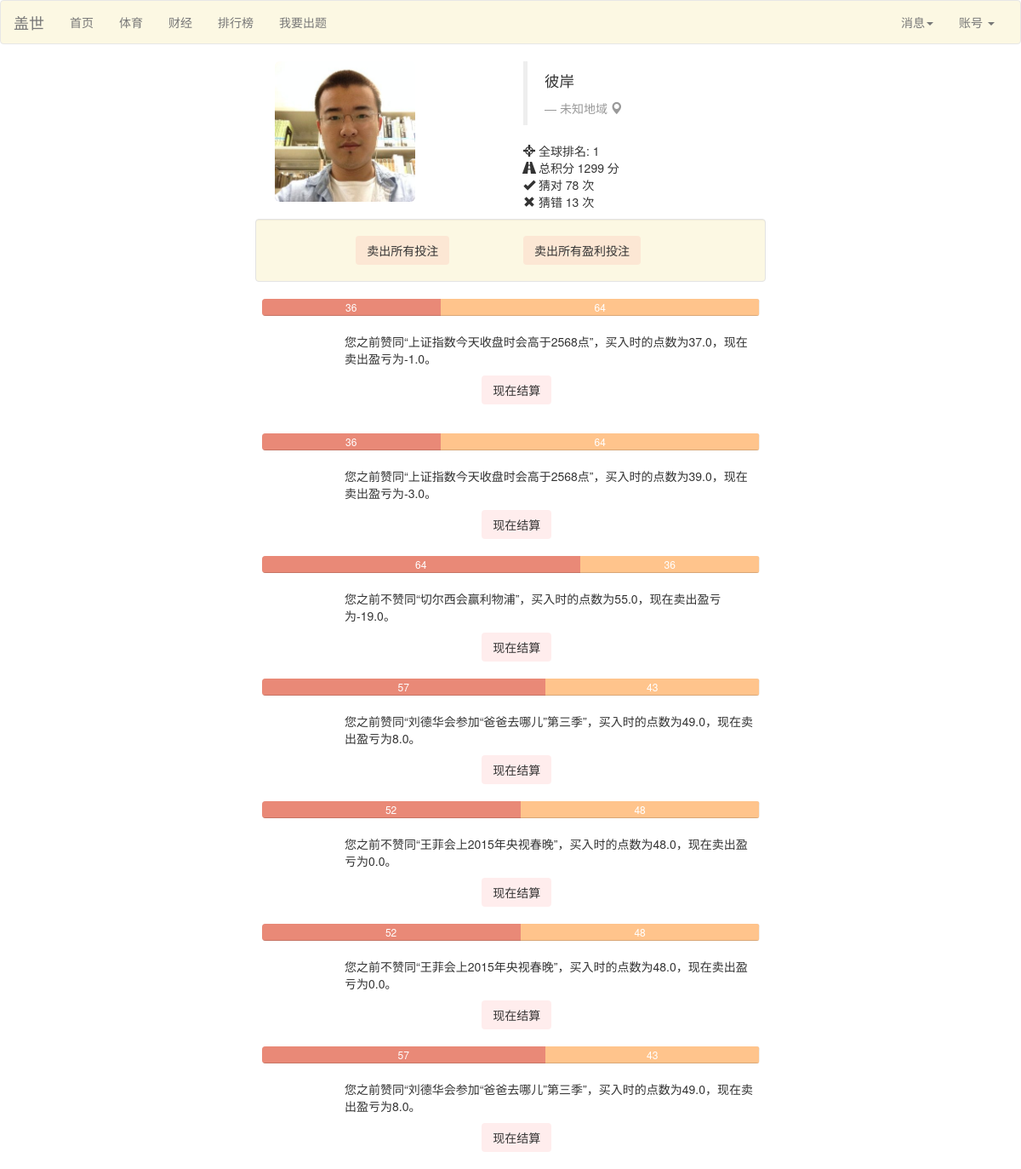
Screenshot of /profile (signed in) with the database file from the repository.
### Guess/models.py (models this page shows, shortened)
class Person(models.Model):
	user = models.OneToOneField(User)
	point = models.IntegerField(default=1000)
	photo = models.FileField(upload_to='%Y/%m/%d/', default= 'cat.jpg')
	expertise = models.ManyToManyField(PersonTag)
	win = models.IntegerField(default=0)
	lose = models.IntegerField(default=0)
	game = models.IntegerField(default=0)
	rank = models.IntegerField(default=0)
	class Meta:
		ordering = ('point', 'win',)

class Betting(models.Model):
	better = models.ForeignKey(Person)
	game = models.ForeignKey(Game)
	side = models.BooleanField()  # True means home wins and vice versa
	num = models.IntegerField(default=1)
	outcome = models.BooleanField(default=False)
	price_at_buy = models.FloatField()
	price_at_sell = models.FloatField()
	cleared = models.BooleanField(default=False)  # cleared means the result of the betting has been updated to the person profile

class Game(models.Model):
	headline = models.TextField()
	begin = models.DateTimeField(auto_now_add=True)
	expire = models.DateTimeField()
	name_home = models.CharField(max_length=30)
	price_home = models.IntegerField(default=50)
	num_home = models.IntegerField(default=0)
	name_away = models.CharField(max_length=30)
	price_away = models.IntegerField(default=50)
	num_away = models.IntegerField(default=0)
	outcome = models.BooleanField(default=False)   # True means home wins and vice versa
	ended = models.BooleanField(default=False)
	event = models.IntegerField()
	is_primary = models.IntegerField(default=0)
	game_tag = models.ManyToManyField(GameTag)
	class Meta:
		ordering = ('expire',)

### Guess/views.py (the view)
# urls.py: url(r'^profile$', 'Guess.views.profile', name='profile'),
def profile(request):
	if not request.user.is_authenticated():
		return redirect(reverse('login'))
	person = Person.objects.get(user=request.user)
	bets = []
	for b in Betting.objects.filter(better=person, cleared=False):
		if not b.game.ended:
			bets.append(b)
		else:
			b.clear()
	if request.method == 'POST':
		if 'marked_all_as_read' in request.POST:
			marked_all_as_read(person)
		if 'sell_all' in request.POST:
			for b in bets:
				b.clear()
		elif 'sell_win_bets' in request.POST:
			for b in bets:
				if b.side and b.game.price_home > b.price_at_buy:
					b.clear()
				elif (not b.side) and b.game.price_away > b.price_at_buy:
					b.clear()
		else:
			for b in bets:
				if str(b.pk) in request.POST:
					b.clear()
					break
		return redirect(reverse('profile'))
	else:
		person = Person.objects.get(user=request.user)
		para = {}
		para['person'] = person
		para['bets'] = bets
		para = encap_para(para, person)
		return render(request, 'profile.html', para)

### Guess/templatetags/profile_tag.py (called while the page is built)
@register.simple_tag()
def sub(value1, value2):
	return value1-value2

### Guess/views.py (called while the page is built)
def find_unread(person):
	return Message.objects.filter(owner=person, read=False)

def encap_para(para,person):
	messages = find_unread(person)
	para['unread'] = len(messages)
	para['messages'] = messages
	return para

### Guess/templates/profile.html (shortened to what this page needs)
{% load bootstrap3 %}
{% load profile_tag %}
{% include "nav_bar.html" %}
<div class="container">
    <div class="row">
        <div class="col-sm-2 col-md-2 col-md-offset-3">
            <img src="/static/images/me.jpg"
            alt="" class="img-rounded img-responsive" />
        </div>
        <div class="col-sm-4 col-md-4 col-md-offset-1">
            <blockquote>
                <p>彼岸</p> <small><cite title="Source Title">未知地域  <i class="glyphicon glyphicon-map-marker"></i></cite></small>
            </blockquote>
            <p> <i class="glyphicon glyphicon-screenshot"></i> 全球排名: {{ person.rank }}
                <br /> <i class="glyphicon glyphicon-road"></i> 总积分 {{ person.point }} 分
                <br /> <i class="glyphicon glyphicon-ok"></i> 猜对 {{ person.win }} 次
                <br /> <i class="glyphicon glyphicon-remove"></i> 猜错 {{ person.lose }} 次</p>
        </div>
    </div>
</div>
<form method="POST">
<div class="well col-md-6 col-md-offset-3 well-frame-c">
    <div class = "row">
        <div class="col-md-1 col-md-offset-2"><input class="btn button-clear" type="submit" value="卖出所有投注" name="sell_all" onclick="on_sell_all(event)"/></div>
        <div class="col-md-1 col-md-offset-3"><input class="btn button-clear" type="submit" value="卖出所有盈利投注" name="sell_win_bets" onclick="on_submit(event)"/></div>
     </div>
</div>
{% for b in bets %}
<div class = "row">
    <div class="col-md-6 col-md-offset-3">
        <div class="progress">
            <div class="progress-bar progress-bar-c1" style="width: {{ b.game.price_home }}%">{{ b.game.price_home }}</div>
            <div class="progress-bar progress-bar-c2" style="width: {{ b.game.price_away }}%">{{ b.game.price_away }}</div>
        </div>
        <div class="col-md-offset-2">
        {% if b.side %}
            <div><p>您之前赞同“{{ b.game.headline }}”，买入时的点数为{{ b.price_at_buy }}，现在卖出盈亏为{% sub b.game.price_home b.price_at_buy %}。</p></div>
        {% else %}
            <div><p>您之前不赞同“{{ b.game.headline }}”，买入时的点数为{{ b.price_at_buy }}，现在卖出盈亏为{% sub b.game.price_away b.price_at_buy %}。</p></div>
        {% endif %}
        </div>
            <div class="col-md-1 col-md-offset-5 spacer"><input class="btn button-clear" type="submit" value="现在结算" name="{{ b.pk }}" onclick="on_submit(event)"/></div>
        </div>
</div>
</form>
{% endfor %}

### Guess/templates/profile.html (style rules this page uses)
.spacer { margin-bottom: 20px; }
.progress-bar-c1 { background: rgba(233, 137,119 , 1); }
.progress-bar-c2 { background: rgba(255,196,140,1); }
.button-clear { background: rgba(255,78,80,0.1); }
.well-frame-c { background: rgba(252,248,227,1); }

### rows the page displays
Person: rank "1", point "1299", win "78", lose "13"
Betting: game.price_home "36", game.price_away "64", game.headline "上证指数今天收盘时会高于2568点", price_at_buy "37.0", game+price_at_buy "-1.0"
Betting: game.price_home "36", game.price_away "64", game.headline "上证指数今天收盘时会高于2568点", price_at_buy "39.0", game+price_at_buy "-3.0"
Betting: game.price_home "64", game.price_away "36", game.headline "切尔西会赢利物浦", price_at_buy "55.0", game+price_at_buy "-19.0"
Betting: game.price_home "57", game.price_away "43", game.headline "刘德华会参加“爸爸去哪儿”第三季", price_at_buy "49.0", game+price_at_buy "8.0"
Betting: game.price_home "52", game.price_away "48", game.headline "王菲会上2015年央视春晚", price_at_buy "48.0", game+price_at_buy "0.0"
Betting: game.price_home "52", game.price_away "48", game.headline "王菲会上2015年央视春晚", price_at_buy "48.0", game+price_at_buy "0.0"
Betting: game.price_home "57", game.price_away "43", game.headline "刘德华会参加“爸爸去哪儿”第三季", price_at_buy "49.0", game+price_at_buy "8.0"
